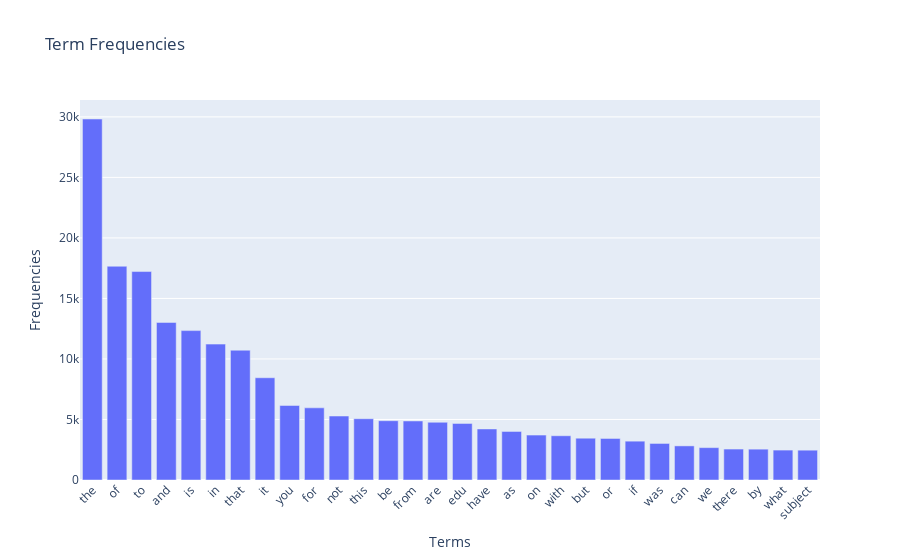

The code cell stored with this chart in its notebook:
### Markdown cell above
### >>> **Exercise 14 (take home):** 
The chart above only contains 300 vocabulary in the documents, and it's already computationally intensive to both compute and visualize. Can you efficiently reduce the number of terms you want to visualize as an exercise.

### Code cell
# Answer here

# 為了有效的減少出現的 terms, 我決定以出現頻率前 30 名的 terms 來做為練習
# 取出前 30 名的 terms

term_frequencies_test = np.asarray(X_counts.sum(axis=0))[0]
# 順便降序 等等 exercise  可能會用到
top_30 = np.argsort(term_frequencies_test)[::-1][:30]
# 拉出前 30 名的 terms
terms  = count_vect.get_feature_names_out()[top_30]
times = term_frequencies_test[top_30]
print(times)
print(terms)

import plotly.graph_objects as go

# Create a Plotly figure
fig = go.Figure()

# Add a bar trace
fig.add_trace(go.Bar(
    x=terms,
    y=times
))

# Update layout
fig.update_layout(
    xaxis=dict(
        tickangle=-45,
        tickfont=dict(size=12)),
    
    title="Term Frequencies",
    xaxis_title="Terms",
    yaxis_title="Frequencies"
)

# Show the figure
fig.show()

### Figure 1 — Plotly figure (JSON) as saved in the notebook; plotly's stock layout.template omitted (floating-point values rounded to 4 significant figures)
{"data": [{"type": "bar", "x": ["the", "of", "to", "and", "is", "in", "that", "it", "you", "for", "not", "this", "be", "from", "are", "edu", "have", "as", "on", "with", "but", "or", "if", "was", "can", "we", "there", "by", "what", "subject"], "y": [29825, 17660, 17222, 13017, 12343, 11226, 10723, 8447, 6157, 5962, 5285, 5063, 4898, 4877, 4769, 4675, 4218, 4015, 3709, 3655, 3453, 3432, 3208, 3020, 2818, 2674, 2556, 2548, 2472, 2464]}], "layout": {"title": {"text": "Term Frequencies"}, "xaxis": {"tickangle": -45, "tickfont": {"size": 12}, "title": {"text": "Terms"}}, "yaxis": {"title": {"text": "Frequencies"}}}}
